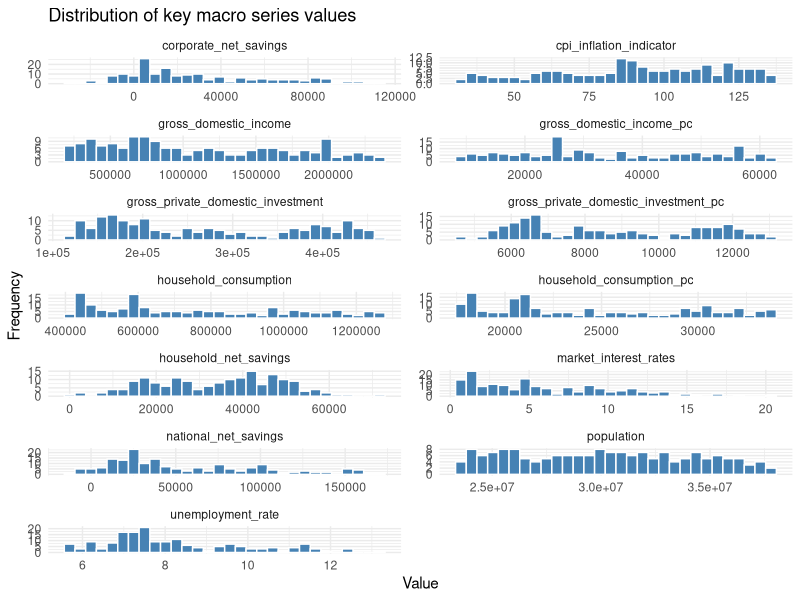
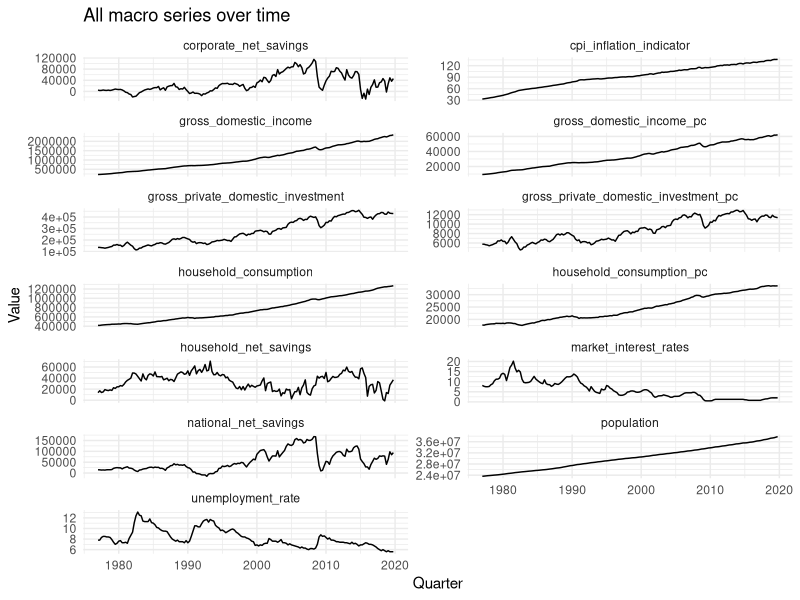

R code for these plots, in order: (Note: this script raises an error after producing the figures.)
## ---- chunk 1
knitr::opts_chunk$set(echo = TRUE, warning = FALSE, message = FALSE)
library(tidyverse)
library(lubridate)
library(forecast)
library(knitr)
library(tseries)
## ---- chunk 2
macro_df <- read_csv("../data/macro_panel_wide_raw.csv", show_col_types = FALSE) |>
  mutate(quarterly_date = as.Date(quarterly_date)) |>
  mutate(household_consumption_pc = household_consumption / population * 1000000,
         gross_domestic_income_pc = gross_domestic_income / population * 1000000,
         gross_private_domestic_investment_pc = gross_private_domestic_investment / population * 1000000) |>
  arrange(quarterly_date)

glimpse(macro_df)
summary(macro_df)
## ---- chunk 3
na_summary <- macro_df |>
  summarise(across(-quarterly_date, ~ sum(is.na(.)))) |>
  pivot_longer(
    cols = everything(),
    names_to = "series",
    values_to = "n_missing"
  ) |>
  arrange(desc(n_missing))

na_summary

# Remove the NA values at the end
macro_df <- macro_df |>
  filter(quarterly_date <= as.Date("2019-12-31"))
## ---- chunk 4
#| fig.width: 8
#| fig.height: 8
key_vars <- macro_df |>
  select(-quarterly_date) |>
  pivot_longer(
    cols = everything(),
    names_to = "series",
    values_to = "value"
  )

# Adjust plot size for better readability
ggplot(key_vars, aes(x = value)) +
  geom_histogram(bins = 30, fill = "steelblue", color = "white") +
  facet_wrap(~ series, scales = "free", ncol = 2)+ 
  theme_minimal() +
  ggtitle("Distribution of key macro series values") +
  xlab("Value") +
  ylab("Frequency")
## ---- chunk 5
#| fig.width: 8
#| fig.height: 8
macro_long <- macro_df |>
  pivot_longer(
    cols = -quarterly_date,
    names_to = "series",
    values_to = "value"
  )

ggplot(macro_long, aes(x = quarterly_date, y = value)) +
  geom_line() +
  facet_wrap(~ series, scales = "free_y", ncol = 2) +
  theme_minimal() +
  labs(
    title = "All macro series over time",
    x = "Quarter",
    y = "Value"
  )
## ---- chunk 6
eda_df <- macro_df |>
  select(
    quarterly_date,
    population,
    national_net_savings,
    household_net_savings,
    corporate_net_savings,
    gross_domestic_income,
    household_consumption,
    unemployment_rate,
    cpi_inflation_indicator,
    market_interest_rates,
    gross_private_domestic_investment
  ) |>
  rename(
    date = quarterly_date,
    pop = population,
    nat_save = national_net_savings,
    hh_save = household_net_savings,
    corp_save = corporate_net_savings,
    gdi = gross_domestic_income,
    cons = household_consumption,
    unemp = unemployment_rate,
    cpi = cpi_inflation_indicator,
    interest = market_interest_rates,
    gpdi = gross_private_domestic_investment
  ) |>
  mutate( # Standardize unit
    hh_rate = (hh_save / gdi) ,
    nat_rate = (nat_save / gdi)
  ) |>
  arrange(date)

glimpse(eda_df)
summary(eda_df)

## ---- chunk 7
saveRDS(eda_df, file = "../output/eda_df_nodiff.rds")
## ---- chunk 8
#| fig.width: 8
#| fig.height: 4
savings_long <- eda_df |>
  select(date, nat_save, hh_save, corp_save) |>
  pivot_longer(
    cols = -date,
    names_to = "series",
    values_to = "value"
  )

ggplot(savings_long, aes(x = date, y = value, color = series)) +
  geom_line(linewidth = 0.9) +
  theme_minimal() +
  labs(
    title = "National, household, and corporate net savings",
    x = "Quarter",
    y = "Net savings",
    color = "Series"
  )
## ---- chunk 9
main_response_long <- eda_df |>
  select(date, hh_save, corp_save) |>
  pivot_longer(
    cols = -date,
    names_to = "series",
    values_to = "value"
  )

ggplot(main_response_long, aes(x = date, y = value)) +
  geom_line(linewidth = 0.9) +
  facet_wrap(~ series, scales = "free_y", ncol = 1) +
  theme_minimal() +
  labs(
    title = "Main response series",
    x = "Quarter",
    y = "Net savings"
  )
## ---- chunk 10
hh_ts <- ts(eda_df$hh_save, start = c(1977, 1), frequency = 4)
corp_ts <- ts(eda_df$corp_save, start = c(1977, 1), frequency = 4)

auto_arima_hh <- auto.arima(hh_ts)
auto_arima_corp <- auto.arima(corp_ts)

summary(auto_arima_hh)
summary(auto_arima_corp)
## ---- chunk 11
hh_rate_ts <- ts(eda_df$hh_rate, start = c(1977,1), frequency = 4)

auto_arima_hh_rate <- auto.arima(hh_rate_ts)

summary(auto_arima_hh_rate)
## ---- chunk 12
cons_ts <- ts(eda_df$cons, start = c(1977, 1), frequency = 4)
gdi_ts <- ts(eda_df$gdi, start = c(1977, 1), frequency = 4)
gpdi_ts <- ts(eda_df$gpdi, start = c(1977, 1), frequency = 4)

auto_arima_cons <- auto.arima(cons_ts)
auto_arima_gdi <- auto.arima(gdi_ts)
auto_arima_gpdi <- auto.arima(gpdi_ts)

summary(auto_arima_cons)
summary(auto_arima_gdi)
summary(auto_arima_gpdi)
## ---- chunk 13
eda_df <- eda_df |>
  mutate(
    gdi_qoq = (gdi / lag(gdi) - 1),
    gdi_yoy = (gdi / lag(gdi, 4) - 1),
    ldgdi = log(gdi) - log(lag(gdi))
  )

summary(select(eda_df, gdi, gdi_qoq, gdi_yoy, ldgdi))
## ---- chunk 14
p1 <- ggplot(eda_df, aes(x = date, y = gdi)) +
  geom_line(linewidth = 1) +
  theme_minimal() +
  labs(
    title = "Gross domestic income",
    x = "Quarter",
    y = "GDI"
  )

p2 <- ggplot(eda_df, aes(x = date, y = gdi_yoy*100)) +
  geom_line(linewidth = 1) +
  geom_hline(yintercept = 0, linetype = "dashed") +
  theme_minimal() +
  labs(
    title = "GDI year-over-year change (%)",
    x = "Quarter",
    y = "YoY % change"
  )

p3 <- ggplot(eda_df, aes(x = date, y = ldgdi*100)) +
  geom_line(linewidth = 1) +
  geom_hline(yintercept = 0, linetype = "dashed") +
  theme_minimal() +
  labs(
    title = "Log GDI change (%)",
    x = "Quarter",
    y = "YoY % change (log)"
  )

p1
p2
p3
## ---- chunk 15

eda_df <- eda_df |>
  mutate(
    dhh = hh_save - lag(hh_save),
    dcorp = corp_save - lag(corp_save),
    dnat = nat_save - lag(nat_save),
    dhh_rate = hh_rate - lag(hh_rate),
    dnat_rate = nat_rate - lag(nat_rate),
    dunemp = unemp - lag(unemp),
    dinterest = interest - lag(interest),
    ldcons = log1p(cons) - log1p(lag(cons)),
    ldcpi = log1p(cpi) - log1p(lag(cpi)),
    ldgpdi = log1p(gpdi) - log1p(lag(gpdi))
  )

summary(select(
  eda_df,
  dhh,
  dcorp,
  dhh_rate,
  dnat_rate,
  dunemp,
  dinterest,
  ldcons,
  ldcpi,
  ldgpdi
))
## ---- chunk 16
diff_long <- eda_df |>
  select(date, dhh, dcorp) |>
  pivot_longer(
    cols = -date,
    names_to = "series",
    values_to = "value"
  )
ggplot(diff_long, aes(x = date, y = value)) +
  geom_line(linewidth = 0.9) +
  facet_wrap(~ series, scales = "free_y", ncol = 1) +
  theme_minimal() +
  labs(
    title = "Change of household and corporate net savings",
    x = "Quarter",
    y = "Change in net savings"
  )

## ---- chunk 17
transformed_long <- eda_df |>
  select(date, dhh_rate, dnat_rate) |>
  pivot_longer(
    cols = -date,
    names_to = "series",
    values_to = "value"
  )

ggplot(transformed_long, aes(x = date, y = value*100)) +
  geom_line(linewidth = 0.9) +
  facet_wrap(~ series, scales = "free_y", ncol = 1) +
  theme_minimal() +
  labs(
    title = "Change of household and national net saving Rates",
    x = "Quarter",
    y = "Change"
  )
## ---- chunk 18
hh_ts <- ts(
  eda_df$hh_save,
  start = c(1977, 1),
  frequency = 4
)

dhh_ts <- diff(hh_ts)

par(mfrow = c(2, 2))
plot(hh_ts, main = "Household net savings")
plot(dhh_ts, main = "First difference: household net savings")
acf(na.omit(dhh_ts), lag.max = 20, main = "ACF: diff household savings")
pacf(na.omit(dhh_ts), lag.max = 20, main = "PACF: diff household savings")
par(mfrow = c(1, 1))

adf.test(na.omit(dhh_ts))
## ---- chunk 19
corp_ts <- ts(
  eda_df$corp_save,
  start = c(1977, 1),
  frequency = 4
)

dcorp_ts <- diff(corp_ts)

par(mfrow = c(2, 2))
plot(corp_ts, main = "Corporate net savings")
plot(dcorp_ts, main = "First difference: corporate net savings")
acf(na.omit(dcorp_ts), lag.max = 20, main = "ACF: diff corporate savings")
pacf(na.omit(dcorp_ts), lag.max = 20, main = "PACF: diff corporate savings")
## ---- chunk 20
hh_rate_ts <- ts(
  eda_df$hh_rate,
  start = c(1977, 1),
  frequency = 4
)

dhh_rate_ts <- diff(hh_rate_ts)

par(mfrow = c(2, 2))
plot(hh_rate_ts, main = "Household net saving rate")
plot(dhh_rate_ts, main = "First difference: household net saving rate")
acf(na.omit(dhh_rate_ts), lag.max = 20, main = "ACF: diff household saving rate")
pacf(na.omit(dhh_rate_ts), lag.max = 20, main = "PACF: diff household saving rate")
## ---- chunk 21
ccf(na.omit(eda_df$dhh), na.omit(eda_df$dcorp),
    main = "hh vs corp net savings")
## ---- chunk 22
options(repr.plot.width = 12, repr.plot.height = 8)
par(
  mfrow = c(2, 4),
  mar = c(5, 5, 3, 1),   # c(bottom, left, top, right)
  mgp = c(2, 0.8, 0),        # Pulls axis labels closer to the plot
  cex.main = 0.95,           # Scales down the main title
  cex.lab = 0.9,             # Scales down axis labels
  cex.axis = 0.85            # Scales down axis tick values
)

ccf(na.omit(eda_df$ldgdi), na.omit(eda_df$dhh),
    main = "log GDI vs hh savings")
ccf(na.omit(eda_df$ldgdi), na.omit(eda_df$dcorp),
    main = "log GDI vs corp savings")

ccf(na.omit(eda_df$dunemp), na.omit(eda_df$dhh),
    main = "Unemp vs hh savings")
ccf(na.omit(eda_df$dunemp), na.omit(eda_df$dcorp),
    main = "Unemp vs corp savings")

ccf(na.omit(eda_df$ldcons), na.omit(eda_df$dhh),
    main = "Cons vs hh savings")
ccf(na.omit(eda_df$ldcons), na.omit(eda_df$dcorp),
    main = "Cons vs corp savings")

ccf(na.omit(eda_df$ldgpdi), na.omit(eda_df$dhh),
    main = "GPDI vs hh savings")
ccf(na.omit(eda_df$ldgpdi), na.omit(eda_df$dcorp),
    main = "GPDI vs corp savings")

## ---- chunk 23
#| fig.width: 7
#| fig.height: 2.5
par(
  mfrow = c(1, 4)
)

ccf(na.omit(eda_df$ldgdi), na.omit(eda_df$dhh_rate),
    main = "log GDI vs hh saving rate")

ccf(na.omit(eda_df$dunemp), na.omit(eda_df$dhh_rate),
    main = "Unemp vs hh saving rate")

ccf(na.omit(eda_df$ldcons), na.omit(eda_df$dhh_rate),
    main = "Cons vs hh saving rate")

ccf(na.omit(eda_df$ldgpdi), na.omit(eda_df$dhh_rate),
    main = "GPDI vs hh saving rate")

par(mfrow = c(1, 1))
## ---- chunk 24
pairs(
  eda_df |>
    select(hh_save, corp_save, gdi, cons, unemp, cpi, interest) |>
    na.omit(),
  main = "Scatterplot matrix for key variables"
)
## ---- chunk 25
pairs(
  eda_df |>
    select(dhh, dcorp, ldgdi, ldcons, dunemp, ldcpi, dinterest) |>
    na.omit(),
  main = "Scatterplot matrix for key variables after differencing"
)
## ---- chunk 26
pairs(
  eda_df |>
    select(dhh_rate, ldgdi, ldcons, dunemp, ldcpi, dinterest) |>
    na.omit(),
  main = "Scatterplot matrix for key variables after differencing"
)
## ---- chunk 27
glimpse(eda_df)

saveRDS(eda_df, file = "../output/macro_df_diff.rds")
